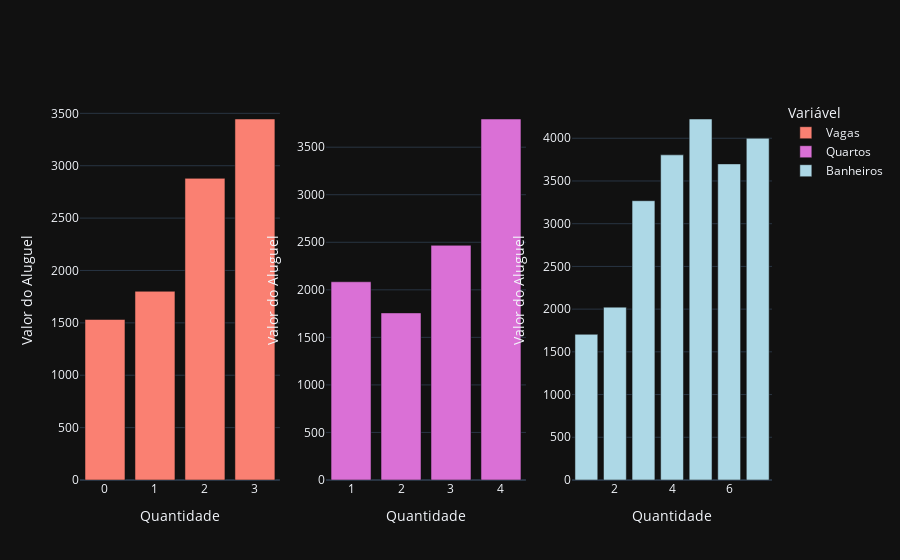

Notebook cell for this chart:
### Markdown cell above
Agora, conforme os gráficos acima, ainda que não normalmente distribuídas, temos melhores distribuições das variáveis. Neste momento, passamos para a análise bivariada, buscando responder 3 perguntas:

- 1) Como a quantidade de vagas e o valor do aluguel estão relacionados?
- 2) Como o número de quartos influencia no valor do aluguel?
- 3) Como o número de banheiros e o valor do aluguel estão relacionados?

### Code cell
medias_vagas = {}
medias_quartos = {}
medias_banheiros = {}
for valor in df_teste['N_Vagas'].unique():
    medias_vagas[valor] = df_teste['Valor_Aluguel'][df_teste['N_Vagas'] == valor].mean()

for valor in df_teste['N_Quartos'].unique():
    medias_quartos[valor] = df_teste['Valor_Aluguel'][df_teste['N_Quartos'] == valor].mean()

for valor in df_teste['N_banheiros'].unique():
    medias_banheiros[valor] = df_teste['Valor_Aluguel'][df_teste['N_banheiros'] == valor].mean()

df_vagas = pd.DataFrame(list(medias_vagas.items()), columns = ['Quantidade', 'Valor do Aluguel'])
df_quartos = pd.DataFrame(list(medias_quartos.items()), columns = ['Quantidade', 'Valor do Aluguel'])
df_banheiros = pd.DataFrame(list(medias_banheiros.items()), columns = ['Quantidade', 'Valor do Aluguel'])

fig = make_subplots(rows=1, cols=3)

fig.add_traces(go.Bar(x=df_vagas['Quantidade'],
                      y=df_vagas['Valor do Aluguel'],
                      name='Vagas',
                      marker_color = 'salmon'),
               rows=1,
               cols=1)
fig.add_traces(go.Bar(x=df_quartos['Quantidade'],
                      y=df_quartos['Valor do Aluguel'],
                      name='Quartos',
                      marker_color = 'orchid'),
               rows=1,
               cols =2)

fig.add_traces(go.Bar(x=df_banheiros['Quantidade'],
                      y=df_banheiros['Valor do Aluguel'],
                      name='Banheiros',
                      marker_color = 'lightblue'),
               rows=1,
               cols = 3)

fig.update_layout(legend_title = 'Variável')
fig.update_yaxes(title_text = 'Valor do Aluguel')
fig.update_xaxes(title_text = 'Quantidade')

### Figure 1 — Plotly figure (JSON) as saved in the notebook; plotly's stock layout.template omitted (floating-point values rounded to 4 significant figures)
{"data": [{"marker": {"color": "salmon"}, "name": "Vagas", "x": [1.0, 0.0, 3.0, 2.0], "y": [1801.0, 1532.0, 3446.0, 2879.0], "type": "bar", "xaxis": "x", "yaxis": "y"}, {"marker": {"color": "orchid"}, "name": "Quartos", "x": [2.0, 1.0, 3.0, 4.0], "y": [1757.0, 2085.0, 2468.0, 3796.0], "type": "bar", "xaxis": "x2", "yaxis": "y2"}, {"marker": {"color": "lightblue"}, "name": "Banheiros", "x": [2, 1, 3, 4, 5, 6, 7], "y": [2023.0, 1705.0, 3269.0, 3806.0, 4225.0, 3700.0, 4000.0], "type": "bar", "xaxis": "x3", "yaxis": "y3"}], "layout": {"xaxis": {"anchor": "y", "domain": [0.0, 0.2889], "title": {"text": "Quantidade"}}, "yaxis": {"anchor": "x", "domain": [0.0, 1.0], "title": {"text": "Valor do Aluguel"}}, "xaxis2": {"anchor": "y2", "domain": [0.3556, 0.6444], "title": {"text": "Quantidade"}}, "yaxis2": {"anchor": "x2", "domain": [0.0, 1.0], "title": {"text": "Valor do Aluguel"}}, "xaxis3": {"anchor": "y3", "domain": [0.7111, 1.0], "title": {"text": "Quantidade"}}, "yaxis3": {"anchor": "x3", "domain": [0.0, 1.0], "title": {"text": "Valor do Aluguel"}}, "legend": {"title": {"text": "Variável"}}}}
